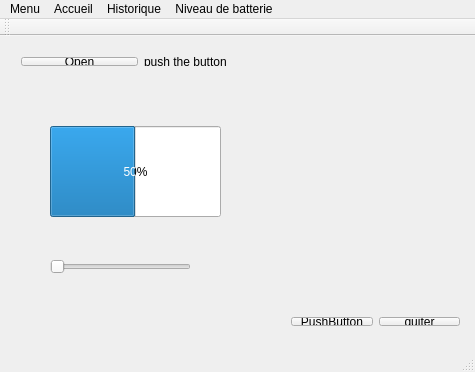
<?xml version="1.0" encoding="UTF-8"?>
<ui version="4.0">
 <class>MyWindow</class>
 <widget class="QMainWindow" name="MyWindow">
  <property name="geometry">
   <rect>
    <x>0</x>
    <y>0</y>
    <width>475</width>
    <height>372</height>
   </rect>
  </property>
  <property name="windowTitle">
   <string>MyWindow</string>
  </property>
  <widget class="QWidget" name="centralWidget">
   <widget class="QWidget" name="">
    <property name="geometry">
     <rect>
      <x>10</x>
      <y>10</y>
      <width>261</width>
      <height>31</height>
     </rect>
    </property>
    <layout class="QHBoxLayout" name="horizontalLayout">
     <item>
      <widget class="QPushButton" name="pushButton">
       <property name="text">
        <string>Open</string>
       </property>
      </widget>
     </item>
     <item>
      <widget class="QLabel" name="label">
       <property name="text">
        <string>push the button</string>
       </property>
      </widget>
     </item>
    </layout>
   </widget>
   <widget class="QWidget" name="">
    <property name="geometry">
     <rect>
      <x>280</x>
      <y>270</y>
      <width>191</width>
      <height>31</height>
     </rect>
    </property>
    <layout class="QHBoxLayout" name="horizontalLayout_2">
     <item>
      <widget class="QPushButton" name="pushButton_2">
       <property name="text">
        <string>PushButton</string>
       </property>
      </widget>
     </item>
     <item>
      <widget class="QPushButton" name="pushButton_3">
       <property name="text">
        <string>quiter</string>
       </property>
      </widget>
     </item>
    </layout>
   </widget>
   <widget class="QProgressBar" name="progressBar">
    <property name="geometry">
     <rect>
      <x>50</x>
      <y>90</y>
      <width>171</width>
      <height>91</height>
     </rect>
    </property>
    <property name="value">
     <number>50</number>
    </property>
    <property name="textVisible">
     <bool>true</bool>
    </property>
    <property name="orientation">
     <enum>Qt::Horizontal</enum>
    </property>
    <property name="invertedAppearance">
     <bool>false</bool>
    </property>
   </widget>
   <widget class="QSlider" name="horizontalSlider">
    <property name="geometry">
     <rect>
      <x>50</x>
      <y>220</y>
      <width>141</width>
      <height>21</height>
     </rect>
    </property>
    <property name="orientation">
     <enum>Qt::Horizontal</enum>
    </property>
   </widget>
  </widget>
  <widget class="QMenuBar" name="menuBar">
   <property name="geometry">
    <rect>
     <x>0</x>
     <y>0</y>
     <width>475</width>
     <height>21</height>
    </rect>
   </property>
   <widget class="QMenu" name="menuMenu">
    <property name="title">
     <string>Menu</string>
    </property>
   </widget>
   <widget class="QMenu" name="menuaccueil">
    <property name="title">
     <string>Accueil</string>
    </property>
   </widget>
   <widget class="QMenu" name="menuHistorique">
    <property name="title">
     <string>Historique</string>
    </property>
    <addaction name="actionquotidien"/>
    <addaction name="actionhebdomader"/>
    <addaction name="actionmonsuel"/>
    <addaction name="actionannuel"/>
   </widget>
   <widget class="QMenu" name="menuNiveau_de_batterie">
    <property name="title">
     <string>Niveau de batterie</string>
    </property>
   </widget>
   <addaction name="menuMenu"/>
   <addaction name="menuaccueil"/>
   <addaction name="menuHistorique"/>
   <addaction name="menuNiveau_de_batterie"/>
  </widget>
  <widget class="QToolBar" name="mainToolBar">
   <attribute name="toolBarArea">
    <enum>TopToolBarArea</enum>
   </attribute>
   <attribute name="toolBarBreak">
    <bool>false</bool>
   </attribute>
  </widget>
  <widget class="QStatusBar" name="statusBar"/>
  <action name="actionquotidien">
   <property name="text">
    <string>quotidien</string>
   </property>
  </action>
  <action name="actionhebdomader">
   <property name="text">
    <string>hebdomader</string>
   </property>
  </action>
  <action name="actionmonsuel">
   <property name="text">
    <string>monsuel</string>
   </property>
  </action>
  <action name="actionannuel">
   <property name="text">
    <string>annuel</string>
   </property>
  </action>
 </widget>
 <layoutdefault spacing="6" margin="11"/>
 <resources/>
 <connections>
  <connection>
   <sender>horizontalSlider</sender>
   <signal>valueChanged(int)</signal>
   <receiver>progressBar</receiver>
   <slot>setValue(int)</slot>
   <hints>
    <hint type="sourcelabel">
     <x>87</x>
     <y>273</y>
    </hint>
    <hint type="destinationlabel">
     <x>153</x>
     <y>157</y>
    </hint>
   </hints>
  </connection>
  <connection>
   <sender>pushButton_3</sender>
   <signal>clicked()</signal>
   <receiver>MyWindow</receiver>
   <slot>close()</slot>
   <hints>
    <hint type="sourcelabel">
     <x>410</x>
     <y>329</y>
    </hint>
    <hint type="destinationlabel">
     <x>301</x>
     <y>332</y>
    </hint>
   </hints>
  </connection>
 </connections>
</ui>
